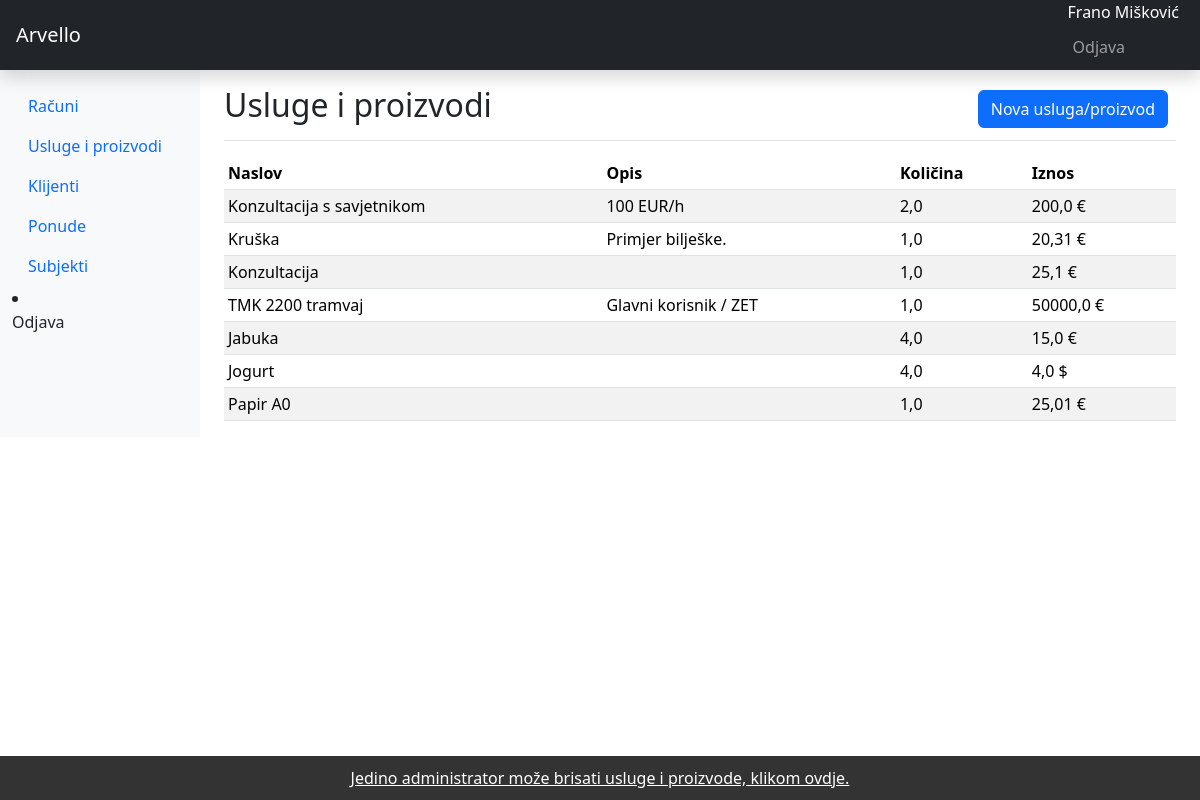
Screenshot of /products/ (signed in) with the database file from the repository.
### arvelloapp/models.py (models this page shows, shortened)
class Product(models.Model):
    CURRENCY = [
    ('$', 'USD'),
    ('€', 'EUR'),
    ('£', 'GBP'),
    ]
    title = models.CharField(null=True, blank=True, max_length=100)
    description = models.TextField(null=True, blank=True)
    quantity = models.FloatField(null=True, blank=True) #FloatField jer se može dogoditi da klijent želi naručiti 1.5 proizvoda (kruh), ili se može prodavati npr. jabuke po kilogramu
    price = models.FloatField(null=True, blank=True)
    currency = models.CharField(choices=CURRENCY, default='€', max_length=100)
    taxPercent = models.FloatField(null=True, blank=True, default=25)
    uniqueId = models.CharField(null=True, blank=True, max_length=100)
    slug = models.SlugField(max_length=500, unique=True, blank=True, null=True)
    date_created = models.DateTimeField(blank=True, null=True)
    last_updated = models.DateTimeField(blank=True, null=True)

### arvelloapp/views.py (the view, shortened to what this page needs)
# urls.py: path('products/', views.products, name='products'),
@login_required
def products(request):
    context = {}
    products = Product.objects.all()
    product = Product.objects.all()
    context['product'] = products
    if request.method == 'GET':
        form = ProductForm()
        context['form'] = form
        return render(request, 'products.html', context)

### arvelloapp/templates/products.html (shortened to what this page needs)
{% extends 'base.html' %}
{% load static %}
{% load crispy_forms_tags %}
{% block main %}
<main class="col-md-9 ms-sm-auto col-lg-10 px-md-4">
  <div class="d-flex justify-content-between flex-wrap flex-md-nowrap align-items-center pt-3 pb-2 mb-3 border-bottom">
    <h1 class="h2">Usluge i proizvodi</h1>
    <div class="btn-toolbar mb-2 mb-md-0">
      <div class="btn-group me-2">
        <button href="#addProductModal" type="button" class="btn btn-primary" data-bs-toggle="modal">Nova usluga/proizvod</button>
      </div>
    </div>
  </div>
  <div class="table-responsive">
    <table class="table table-striped table-sm">
      <thead>
        <tr>
          <th scope="col">Naslov</th>
          <th scope="col">Opis</th>
          <th scope="col">Količina</th>
          <th scope="col">Iznos</th>
        </tr>
      </thead>
      <tbody>
        {% for product in product %}
      <tr>
        <td>{{product.title}}</td>
        <td>{{product.description}}</td>
        <td>{{product.quantity}}</td>
        <td>{{product.price}} {{product.currency}}</td>
      </tr>
        {% endfor %}
      </tbody>
    </table>
  </div>
  <body>
    <footer> <a href="{% url 'admin:arvelloapp_product_changelist' %}" style="color: white;">Jedino administrator može brisati usluge i proizvode, klikom ovdje.</a> </footer>
  </body>
</main>
{% endblock %}

### arvelloapp/templates/base.html (shortened to what this page needs)
{% load static %}
{% load crispy_forms_tags %}
<!doctype html>
<html lang="hr">
  <head>
    <link href="{% static '/css/bootstrap.min.css' %}" rel="stylesheet">
  </head>
  <body>
<header class="navbar navbar-dark sticky-top bg-dark flex-md-nowrap p-0 shadow">
  <a class="navbar-brand col-md-3 col-lg-2 me-0 px-3" href="#">Arvello</a>
  <div class="navbar-nav">
    <div class="nav-item text-nowrap">
      <a style="color:white; margin: 6px; padding-right: 15px; margin-top: 10px;">{{request.user.get_full_name}}</a>
      <a class="nav-link px-2" href="{% url 'logout' %}" style="font-size: 1em; margin: 3px;">Odjava</a>
    </div>
  </div>
</header>
<div class="container-fluid">
  <div class="row">
    <nav id="sidebarMenu" class="col-md-3 col-lg-2 d-md-block bg-light sidebar collapse">
      <div class="position-sticky pt-3">
        <ul class="nav flex-column">
          <li class="nav-item">
            <a class="nav-link" href="{% url 'invoices' %}">
              Računi
            </a>
          </li>
          <li class="nav-item">
            <a class="nav-link" href="{% url 'products' %}">
              Usluge i proizvodi
            </a>
          </li>
          <li class="nav-item">
            <a class="nav-link" href="{% url 'clients' %}">
              Klijenti
            </a>
          </li>
          <li class="nav-item">
            <a class="nav-link" href="{% url 'offers' %}">
              Ponude
            </a>
          </li>
          <li class="nav-item">
            <a class="nav-link" href="{% url 'companies' %}">
              Subjekti
            </a>
          </li>
        </ul>
          <li class="nav-item">
            <a class="nav-link" href="/logout">
              Odjava
            </a>
          </li>
      </div>
    </nav>
  {% block main %}
  {% endblock %}
  </div>
</div>
</html>

### arvelloapp/templates/base.html (style rules this page uses)
footer { position: fixed; left: 0; bottom: 0; width: 100%; background-color: #333; color: white; text-align: center; padding: 10px 0; }

### rows the page displays
Product: title "Konzultacija s savjetnikom", description "100 EUR/h", quantity "2,0", price "200,0", currency "€"
Product: title "Kruška", description "Primjer bilješke.", quantity "1,0", price "20,31", currency "€"
Product: title "Konzultacija", quantity "1,0", price "25,1", currency "€"
Product: title "TMK 2200 tramvaj", description "Glavni korisnik / ZET", quantity "1,0", price "50000,0", currency "€"
Product: title "Jabuka", quantity "4,0", price "15,0", currency "€"
Product: title "Jogurt", quantity "4,0", price "4,0", currency "$"
Product: title "Papir A0", quantity "1,0", price "25,01", currency "€"

### other values shown
{{ request.user.get_full_name }} "Frano Mišković"
